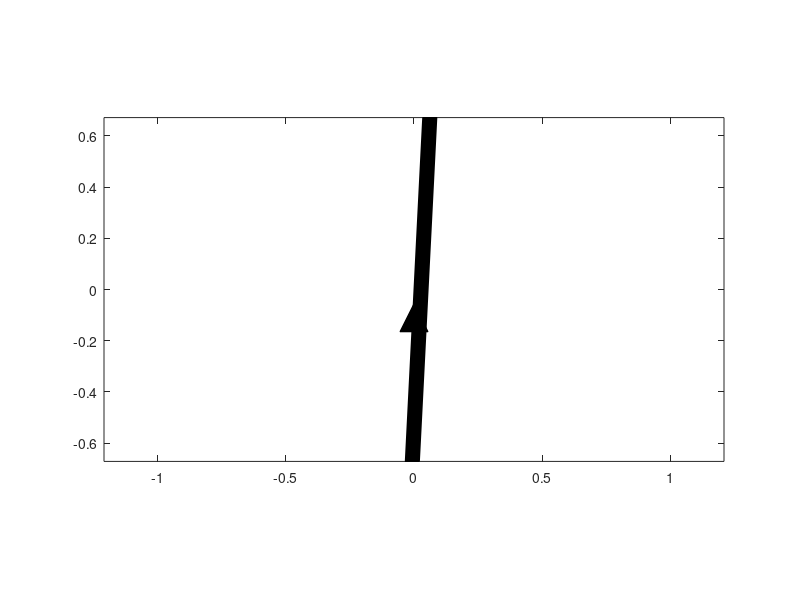

Reproduce this figure in MATLAB.
function [t,y] = particleOnBeamAnimation(y0)
% particleOnBeamAnimation numerically integrates the equations of 
% motion of a particle sliding on a rigid beam and animates the results.
%
% [t,y] = particleOnBeamAnimation() will return the output of ode45 for
% initial conditions selected to produce harmonic motion of
% the particle.  
% 
% [t,y] = particleOnBeamAnimation(y0) will use initial conditions y0 of the
% form [x0,dx0,theta0,dtheta0].
% 
% Example (mismatched ICs):
%  [t,y] = particleOnBeamAnimation([1+200*eps,0,pi/6,0]);
%
% Copyright (c) 2015 Dmitry Savransky (ds264@cornell.edu)

% default constants and initial conditions
g=9.81; %m/s^2  acceleration due to gravity
IOm = 3.166672765988175; %I_O/m - joint mass characteristic of system
tspan = linspace(0,14.0894,200);

if ~exist('y0','var'), y0 = [1,0,pi/6,0]; end

[t,y] = ode45(@particleOnBeam_eom,tspan,y0);

    % integrator function
    function dy = particleOnBeam_eom(t,y)
        %y = [x,dx,theta,dtheta]
        x=y(1);dx=y(2);th=y(3);dth=y(4);
        dy = [dx; ...
              x*dth.^2 - g*sin(th); ...
              dth; ...
              -(g*x.*cos(th) + 2*x.*dx.*dth)/(x.^2 + IOm)];
    end

%figure out particle trajectory in inertial frame
x = y(:,1);
th = y(:,3);
xi = x.*cos(th);
yi = x.*sin(th);

%bounds of animation
xmx = abs(x(1))*1.1;
circrad = xmx/20;
beamh = xmx/20;
ymx = abs(max(yi)) + circrad + beamh;
axlim = [-xmx,xmx,-ymx,ymx]*1.1;

%create and clear figure
h = figure(1);
clf(h);

% create the particle and beam:
a = 0:pi/100:2*pi;
xscirc = circrad*sin(a);
yscirc = circrad*cos(a);
xsbeam = [-xmx,xmx,xmx,-xmx,-xmx];
ysbeam = [0,0,-beamh,-beamh,0];

b = fill(xsbeam,ysbeam,'k');
rotate(b,[0,0,1],th(1)*180/pi,[0,0,0])
hold on
p = fill(xscirc+xi(1)-beamh*sin(th(1)),yscirc+yi(1)+beamh*cos(th(1)),'b');
%draw static pivot
fill([0,beamh,-beamh,0],[-beamh,-3*beamh,-3*beamh,-beamh],'k');
hold off
axis equal
axis(axlim)

%step in time and animate:
for i=2:length(t)
    set(p,'XData',xscirc+xi(i)-beamh*sin(th(i)),...
        'YData',yscirc+yi(i)+beamh*cos(th(i)))
    rotate(b,[0,0,1],(th(i) - th(i-1))*180/pi,[0,0,0])
   
    %pause for length of time step
    if i < length(t)
        pause(t(i+1)-t(i));
    end
end



end
